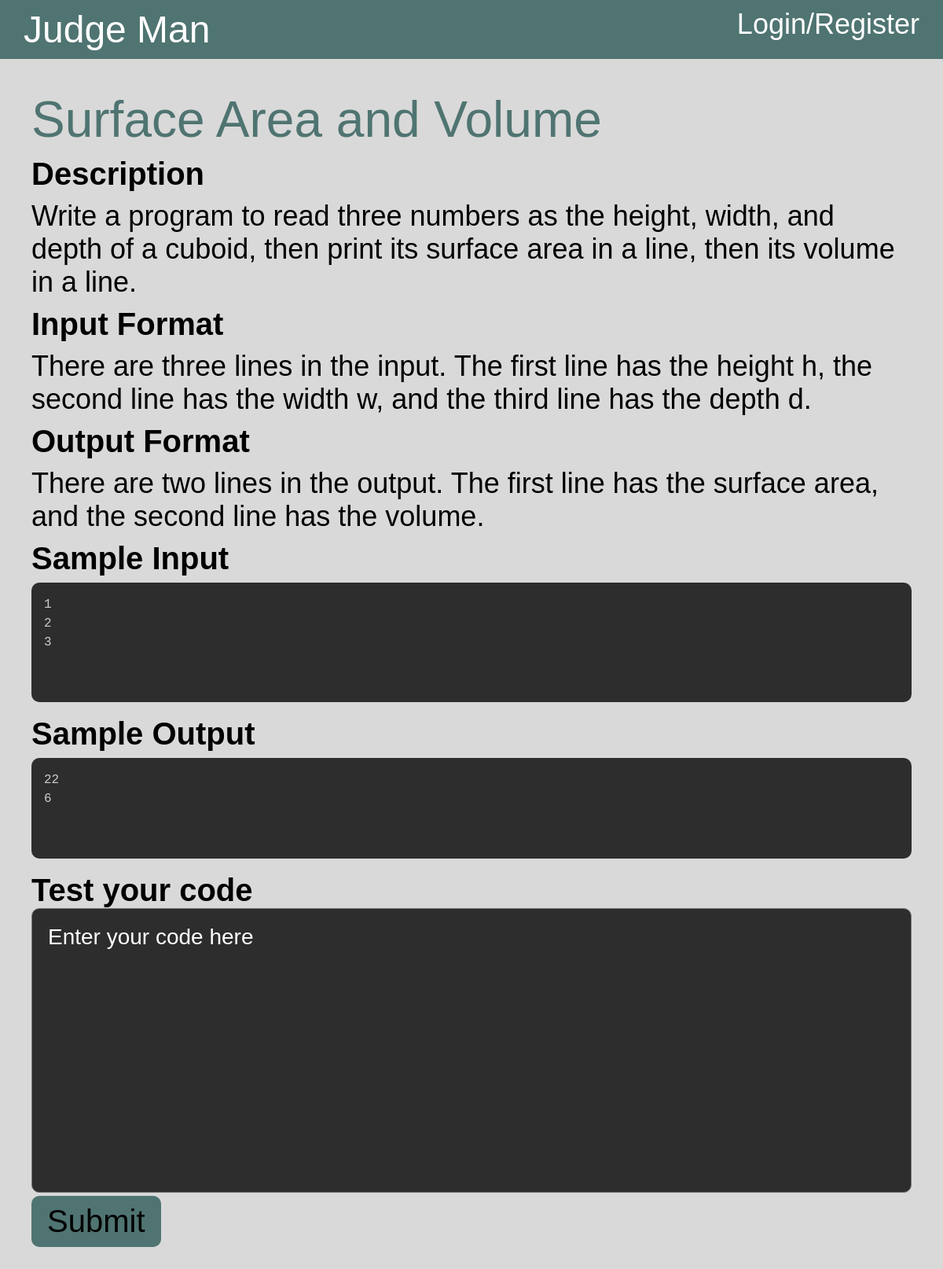
The app's page /problemSet/1/problem/5 with its own data.
### app/database/models.py (models this page shows, shortened)
class Problem(db.Model):
    __tablename__ = "Problem"
    id = db.Column(db.Integer, primary_key=True)
    title = db.Column(db.String(100), nullable=False)
    description = db.Column(db.String(500), nullable=False)
    inputFormat = db.Column(db.String(500), nullable=False)
    outputFormat = db.Column(db.String(500), nullable=False)
    sampleInput = db.Column(db.String(500), nullable=False)
    sampleOutput = db.Column(db.String(500), nullable=False)
    hint = db.Column(db.String(500), nullable=False)
    testCasePaths = db.Column(db.String(500), nullable=False)
    answerCasePaths = db.Column(db.String(500), nullable=False)
    AC = db.Column(db.Integer, nullable=False)
    WA = db.Column(db.Integer, nullable=False)
    def search(self, id: int):
        problem = Problem.query.filter_by(id=id).first()
        return problem

### app/pages/problemPage.py (the view, shortened to what this page needs)
@problem.route('/problemSet/<int:problemSetId>/problem/<int:problemId>', methods=['GET', 'POST'])
def singleProblem(problemSetId: int, problemId: int, result: str = ''):
    session['lastPage'] = url_for('problem.singleProblem', problemSetId=problemSetId, problemId=problemId)
    result, input, output, answer = '', '', '', ''
    problem = problems.search(problemId)
    sampleInput = json.loads(problem.sampleInput)
    sampleOutput = json.loads(problem.sampleOutput)
    sampleLen = len(sampleInput)
    return render_template('problem.html', problem=problem, sampleInput=sampleInput, sampleOutput=sampleOutput, sampleLen=sampleLen, result=result, input=input, output=output, answer=answer)

### templates/problem.html (shortened to what this page needs)
{% extends "base.html" %}
{% block content %}
<div class="div-5">
	<div class="div-6">
		<div class="div-7">{{ problem.title }}</div>
		<div class="subtitle">Description</div>
		<div class="insideText">
			{{ problem.description }}
		</div>
		{% if problem.inputFormat %}
		<div class="subtitle">Input Format</div>
		<div class="insideText">
			{{ problem.inputFormat }}
		</div>
		{% endif %}
		{% if problem.outputFormat %}
		<div class="subtitle">Output Format</div>
		<div class="insideText">
			{{ problem.outputFormat }}
		</div>
		{% endif %}
		{% for index in range(sampleLen) %}
		<div class="subtitle">Sample Input</div>
		<pre><code class="language-">{{ sampleInput[index] }}
			</code></pre>
		<div class="subtitle">Sample Output</div>
		<pre><code class="language-">{{ sampleOutput[index] }}
			</code></pre>
		{% endfor %}
		<div class="subtitle">Test your code</div>
		<form method="post" class="code">
			<textarea name="code" class="codeArea" cols="30" rows="10" placeholder="Enter your code here"></textarea>
			<input type="submit" value="Submit" , name="submit" , class="submitBotton">
		</form>
	</div>
</div>
{% endblock %}

### static/mainStyle.css (style rules this page uses)
body { width: 100%; margin: 0; padding: 0; background-color: rgba(217, 217, 217, 1); }
.div-5 { display: flex; flex-direction: column; max-width: 100%; justify-content: flex-start; align-self: stretch; width: auto; align-items: center; padding-top: 30px; padding-right: 30px; padding-bottom: 30px; padding-left: 30px; background-color: rgba(217, 217, 217, 1); }
.div-6 { display: flex; flex-direction: column; max-width: 100%; justify-content: flex-start; align-self: stretch; width: auto; align-items: flex-start; padding-top: 10px; padding-right: 10px; padding-bottom: 10px; padding-left: 10px; background-color: rgba(217, 217, 217, 1); }
.div-7 { max-width: 100%; align-self: stretch; width: auto; color: rgba(79, 116, 113, 1); font-size: 64px; text-align: left; font-family: "IBM Plex Serif", sans-serif; }
.subtitle { margin-top: 10px; color: rgba(0, 0, 0, 1); font-size: 40px; letter-spacing: 0%; text-align: left; font-family: "IBM Plex Serif", sans-serif; font-weight: bold; }
.insideText { max-width: 100%; align-self: stretch; width: 1860px; margin-top: 10px; color: rgba(0, 0, 0, 1); font-size: 36px; letter-spacing: 0%; text-align: left; font-family: "IBM Plex Serif", sans-serif; }
*, *:before, *:after { box-sizing: border-box; }
pre[class*="language-"] { position:relative; overflow: auto; margin:5px 5px 5px 5px; width: 100%; padding:1.75rem 1rem 1.75rem 1rem; border-radius:10px; }
.submitBotton { padding: 10px 20px; background-color: rgba(79, 116, 113, 1); border: 0ch; border-radius: 10px; font-size: 40px; }
.code { width: 100%; height: fit-content; }
.codeArea { width: 100%; height: 100%; resize: none; border-radius: 10px; background-color: #2d2d2d; color: white; font-family: "IBM Plex Serif", sans-serif; font-size: 28px; padding: 20px; }
.codeArea::placeholder { color: white; font: 28px "IBM Plex Serif", sans-serif; }

### records on screen
Problem: title "Surface Area and Volume", description "Write a program to read three numbers as the height, width, and depth of a cuboid, then print its surface area in a line, then its volume in a line.", inputFormat "There are three lines in the input. The first line has the height h, the second line has the width w, and the third line has the depth d.", outputFormat "There are two lines in the output. The first line has the surface area, and the second line has the volume."

### other values on screen
{{ sampleInput[index] }} "1 2 3"
{{ sampleOutput[index] }} "22 6"
